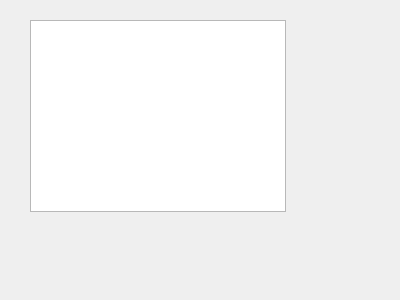
<?xml version="1.0" encoding="UTF-8"?>
<ui version="4.0">
 <class>tablewidget</class>
 <widget class="QWidget" name="tablewidget">
  <property name="geometry">
   <rect>
    <x>0</x>
    <y>0</y>
    <width>400</width>
    <height>300</height>
   </rect>
  </property>
  <property name="windowTitle">
   <string>Form</string>
  </property>
  <widget class="QTableView" name="tableView">
   <property name="geometry">
    <rect>
     <x>30</x>
     <y>20</y>
     <width>256</width>
     <height>192</height>
    </rect>
   </property>
  </widget>
 </widget>
 <resources/>
 <connections/>
</ui>
